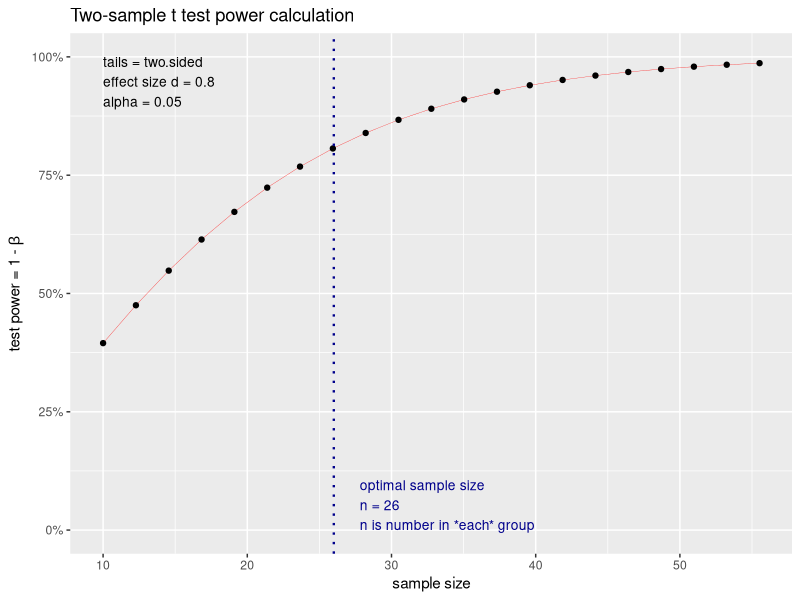

R code for this plot:
install.packages("pwr")
library(pwr)
library(dplyr)

# Get the effect size of t test
effect_size <- cohen.ES(test = "t", size = "large")$effect.size
effect_size

# Perform power analysis to get the number of samples required
power_analysis <- pwr.t.test(d = effect_size, power = 0.8, sig.level = 0.05, type = "two.sample", alternative = "two.sided")
power_analysis
round(power_analysis$n)

# Plot the power analysis result
plot(power_analysis)

# Get the mortality count data set with Cause of death, Male mortality count and Female mortality count as the attributes.
df_gender_mortality <- read.csv("Data/GenderMortality.csv", header = TRUE, na.strings = c("", "NA"), stringsAsFactors = FALSE)
str(df_gender_mortality)

# Get the random sample of data from the dataset based on the count from power analysis
df_sample <- sample_n(df_gender_mortality, round(power_analysis$n))

# Perform statistical to get p value
t.test(df_sample$Male.Mortality.Count, df_sample$Female.Mortality.Count, alternative = "two.sided", var.equal = FALSE)
